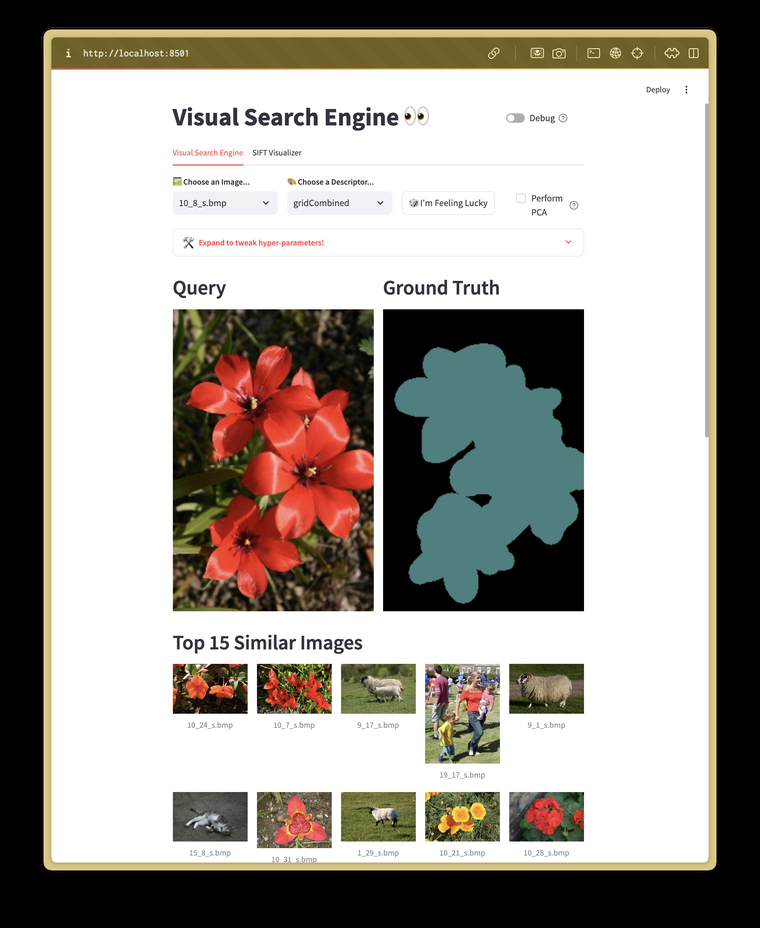
#> input picture assets/image.png, 760 x 928 px, shrunk from 1952 x 2382 before the run; its folder holds only this picture in this run
$ python -i descriptor.py   (imports and definitions only)   (older library calls are emulated)
#> lines starting #> are read from the running program, lines starting #| are printed output that depends on the picture
#> further down, picture is the input picture: shape (928, 760, 3); mean B, G, R 146.1, 153, 158
import os
import cv2
import numpy as np
from typing import Dict
import logging

# [1 line not run here, left out]


class Descriptor:
    # [94 lines left out: functions __init__, extract, get_image_descriptor_mapping, not called in this run]


class Extractor:
    @staticmethod
    def extract_random(img) -> np.ndarray:
        return np.random.rand(1, 30)

    # [26 lines left out: functions extract_rgb, extract_gridRGB, not called in this run]

    @staticmethod
    def extract_gridEOhisto(
        img, grid_size: int = 4, sobel_filter_size: int = 3, ang_quant_lvl=8
    ) -> np.ndarray:
#> called with grid_size = 4, sobel_filter_size = 3, ang_quant_lvl = 8
        img_height, img_width, channel = img.shape
#> img_height = 928; img_width = 760; channel = 3
        grid_height = img_height // grid_size
#> grid_height = 232
        grid_width = img_width // grid_size
#> grid_width = 190
        grid_features = []
        for i in range(grid_size):
            for j in range(grid_size):
                grid_cell = img[
                    i * grid_height : (i + 1) * grid_height,
                    j * grid_width : (j + 1) * grid_width,
                    :,
                ]
                # convert to uint8 for cv2
                grid_cell = grid_cell.astype(np.uint8)
                gray = cv2.cvtColor(grid_cell, cv2.COLOR_BGR2GRAY)
                sobelx = cv2.Sobel(
                    gray, cv2.CV_64F, dx=1, dy=0, ksize=sobel_filter_size
                )
                sobely = cv2.Sobel(
                    gray, cv2.CV_64F, dx=0, dy=1, ksize=sobel_filter_size
                )
                magnitude = np.sqrt(sobelx**2 + sobely**2)
                orientation = (
                    np.arctan2(sobely, sobelx) * 180 / np.pi
                )  # convert to degrees
                # Normalize orientation to [0, 180] because direction of an angle is ambiguous up to 180.
                norm_orientation = np.mod(orientation + 180, 180)
                bin_width = 180 / ang_quant_lvl
                quantized_orientation = np.floor(norm_orientation / bin_width).astype(
                    int
                )
                hist = np.histogram(
                    quantized_orientation,
                    bins=ang_quant_lvl,
                    range=(0, ang_quant_lvl),
                    weights=magnitude,
                )[
                    0
                ]  # emphasize stronger edges
                hist_normalized = hist / (
                    np.sum(hist) + 1e-6
                )  # so we don't divide by zero
                grid_features.extend(hist_normalized)
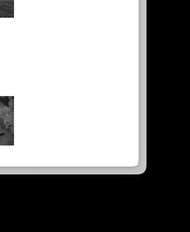
#> gray: shape (232, 190); min 0, max 255, mean 140.3
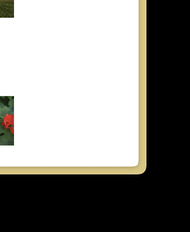
#> grid_cell: shape (232, 190, 3); mean B, G, R 136.2, 140.4, 141.5
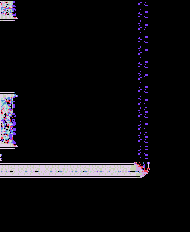
#> quantized_orientation: shape (232, 190) int64; 8 distinct labels, from 0 to 7; one colour per label, 0 black
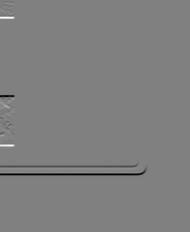
#> sobely: shape (232, 190) float64; min -899, max 885, mean -6.2; drawn with min black and max white
#> after the loop, grid_features = 128 values, max 0.84 at index 56, min 0.000552 at index 58, mean 0.125
        return np.array(grid_features)

    # [62 lines left out: functions min_max_normalize, z_score_normalize, extract_grid_combined, extract_globalRGBhisto, extract_globalRGBhisto_quant, not called in this run]

>>> import cv2
>>> picture = cv2.imread('../assets/image.png')
>>> result = Extractor().extract_gridEOhisto(picture)
#> result has the same summary as grid_features in extract_gridEOhisto

$ run again, on assets/gui.png
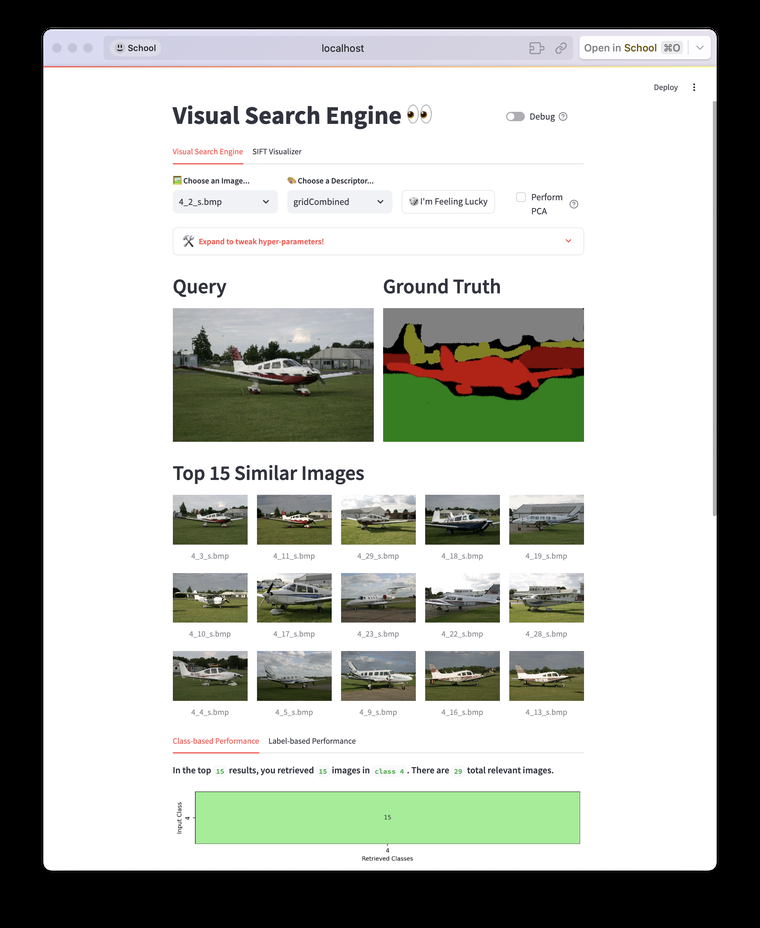
#> input picture assets/gui.png, 760 x 928 px, shrunk from 1952 x 2382 before the run
#> picture is the input picture: shape (928, 760, 3); mean B, G, R 172.6, 178.1, 175.8
#> after the loop in extract_gridEOhisto, `for i in range(grid_size):`:
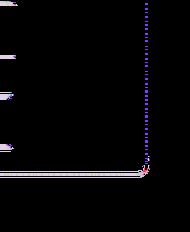
#> quantized_orientation: shape (232, 190) int64; 8 distinct labels, from 0 to 7; one colour per label, 0 black
#> after the loop in extract_gridEOhisto, `for i in range(grid_size):`:
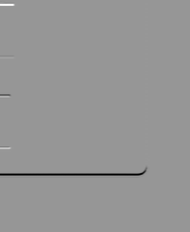
#> sobely: shape (232, 190) float64; min -1020, max 704, mean -6.4; drawn with min black and max white
#> after the loop in extract_gridEOhisto, `for i in range(grid_size):`: grid_features = 128 values, max 0.71 at index 56, min 0.00106 at index 126, mean 0.125
#> result has the same summary as grid_features in extract_gridEOhisto
